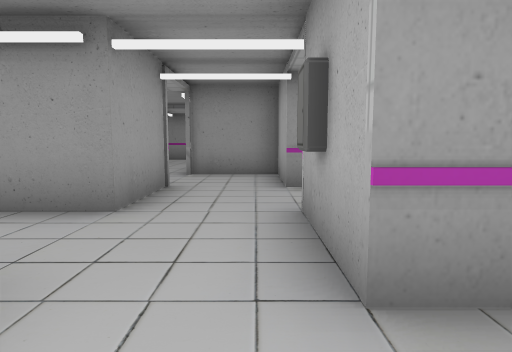
view 1 (above)

24 first-person views from a walk through a 3-D level made in the Unity game engine. The camera is 1.5 m above the floor, tilts 6° down and sees 75° across. The floor is counted in squares, 2 m on a side. Each view is taken from the middle of a square. On the plan, view 1 faces up. The plan holds only what a view shows up to about 11 squares ahead; the rest is blank. The place goes on beyond the plan. The player is left out. Some animated figures are left out. Some surface patterns are stand-ins.

view 2
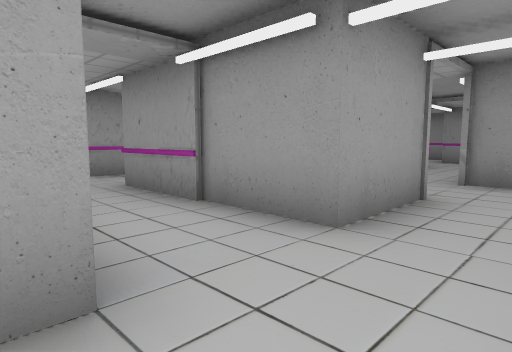

view 3
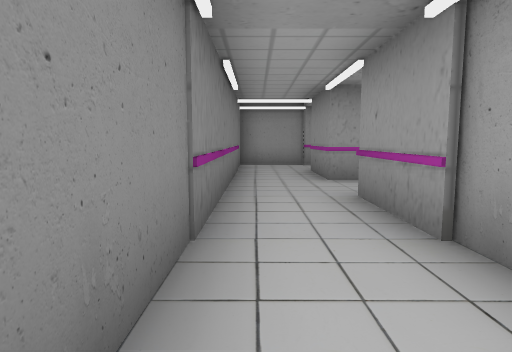

view 4
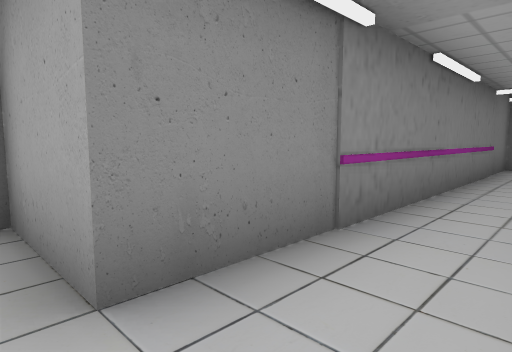

view 5
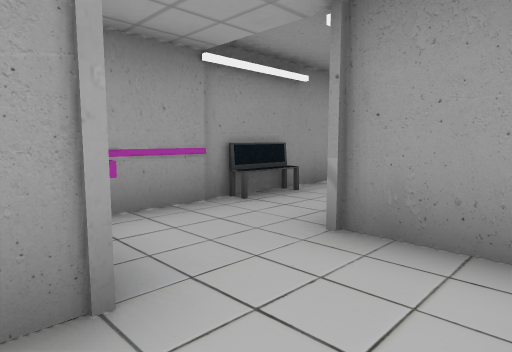

view 6
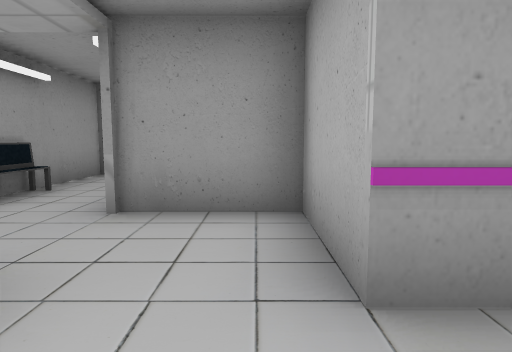

view 7
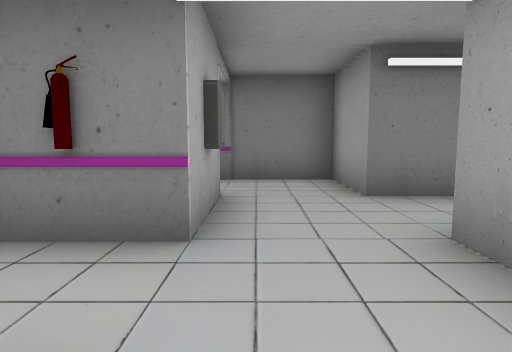

view 8
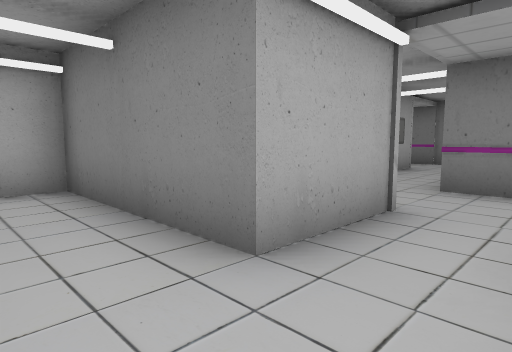

view 9
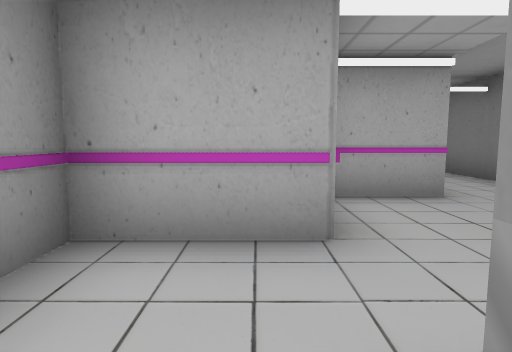

view 10
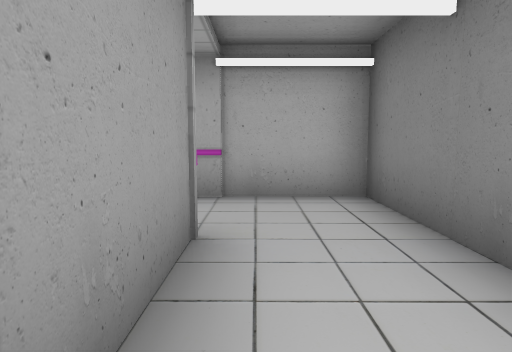

view 11
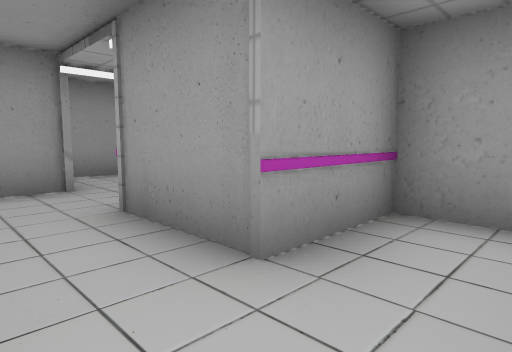

view 12
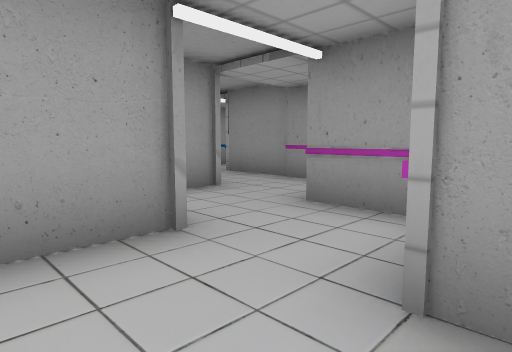

view 13
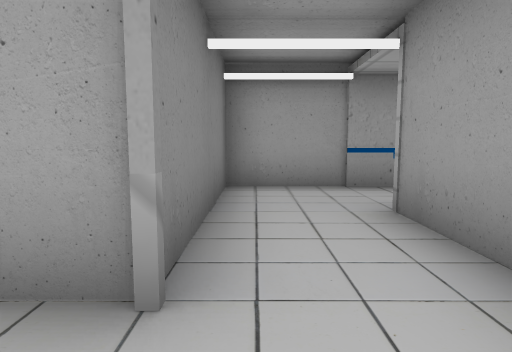

view 14
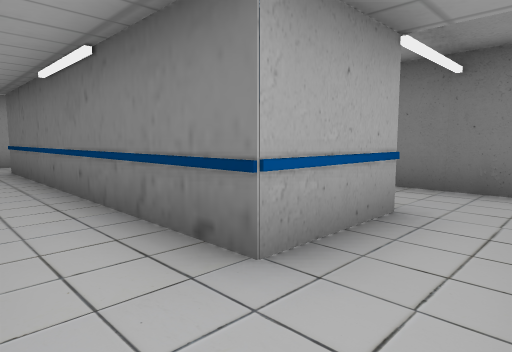

view 15
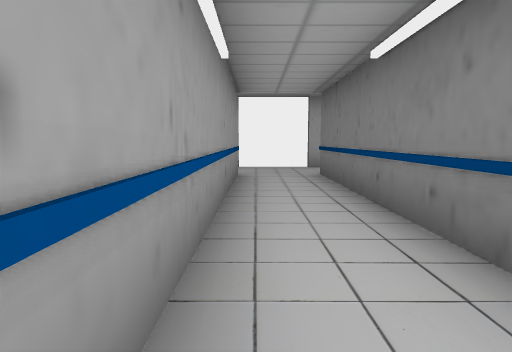

view 16
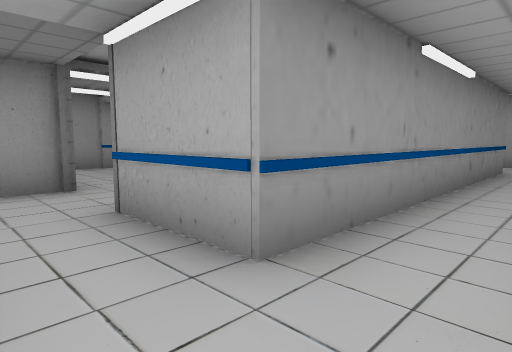

view 17
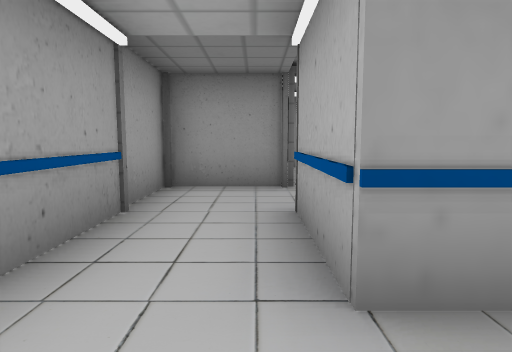

view 18
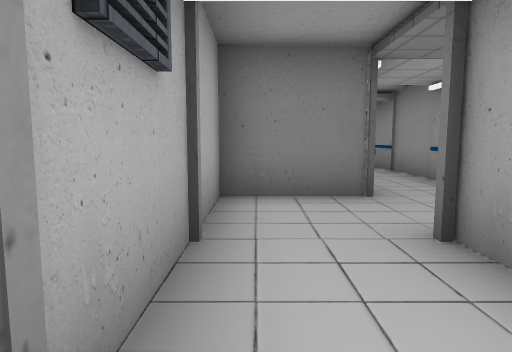

view 19
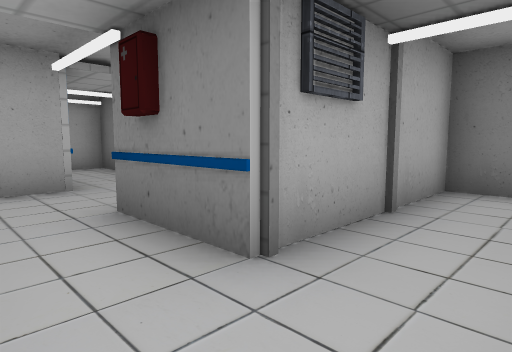

view 20
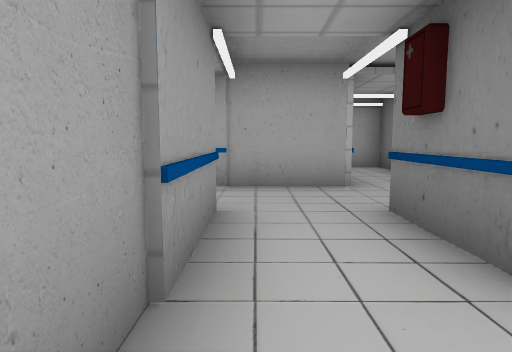

view 21
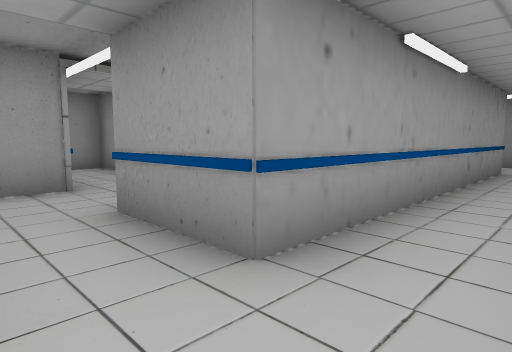

view 22
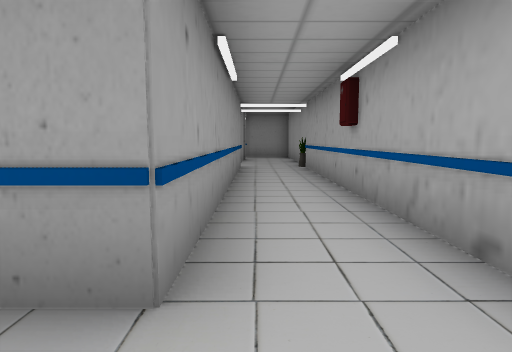

view 23
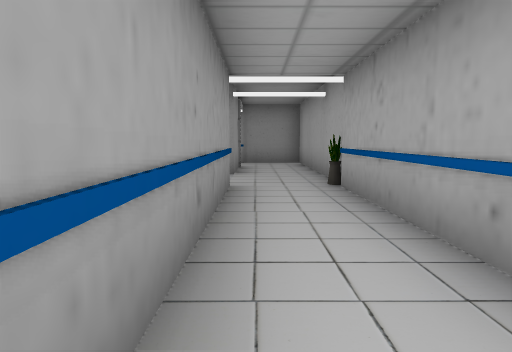

view 24
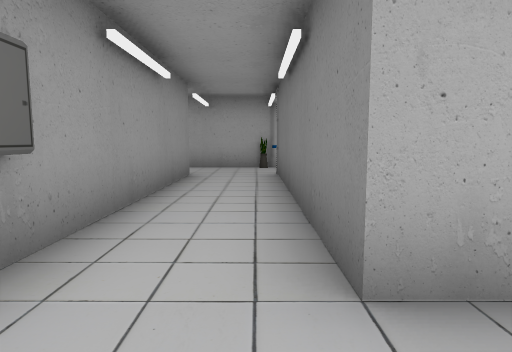

### Floor plan
Key: @ floor where view 1 was taken; # wall or solid block; . floor; v drop or lower ground; O other object.
Columns run from 12 left of view 1 to 3 right of it. Each row starts with its distance up from view 1.
 39              ..#
 38              ..#
 37             #..#
 36         #####..#
 35       .........#
 34      ..........#
 33       .######..#
 32             #..#
 31             #..#
 30             #..#
 29            O#..#
 28      ##   .O#..#
 27     #......##..#
 26      ......  ..#
 25      O.OO......#
 24    ##..#  .....#
 23   #O...#   OO ##
 22   #....#
 21    ..O#
 20    ..O####### .#
 19   #............#
 18   #............#
 17   v..O####### .#
 16    ..O###
 15   #......#
 14   #......##  OO
 13   #####....# ..O
 12       #....#v..O
 11         #......#
 10         #......#
  9         #O.####
  8         #..##
  7         #....#
  6         #....v
  5         # #... O
  4 #  ##..####....O
  3 #............OO
  2 #............v
  1 ###########... O
  0           #.@. O
 -1           ###OO

Positions as (right, up) in squares from view 1, and headings:
1: (0, 0), facing up
2: (0, 1), facing up-left
3: (-1, 2), facing left
4: (-1, 3), facing down-left
5: (0, 5), facing up-left
6: (0, 4), facing up
7: (0, 6), facing down
8: (-3, 11), facing down-right
9: (-6, 14), facing right
10: (-2, 11), facing right
11: (2, 10), facing up-left
12: (-1, 10), facing up-left
13: (-4, 14), facing left
14: (-9, 19), facing down-right
15: (-7, 19), facing right
16: (-9, 18), facing up-right
17: (-8, 18), facing up
18: (-6, 26), facing down
19: (-7, 27), facing down-right
20: (-7, 27), facing right
21: (2, 24), facing up-left
22: (1, 24), facing up
23: (1, 28), facing up
24: (-7, 34), facing right
